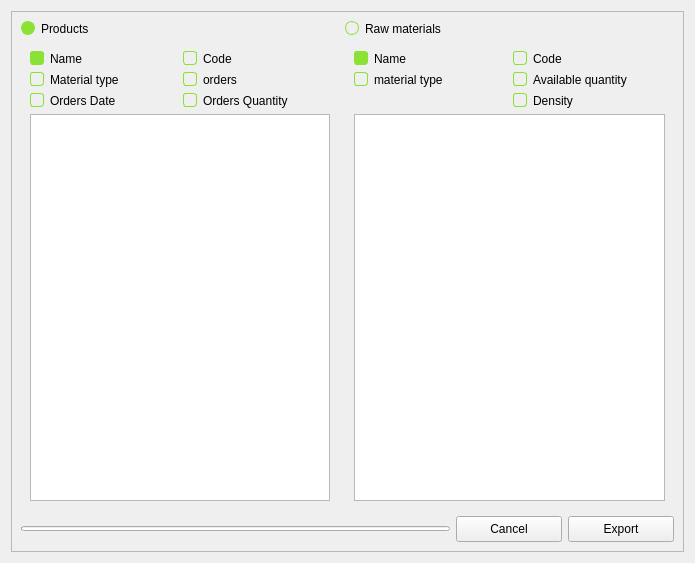
<?xml version="1.0" encoding="UTF-8"?>
<ui version="4.0">
 <class>ExportExcel</class>
 <widget class="QWidget" name="ExportExcel">
  <property name="geometry">
   <rect>
    <x>0</x>
    <y>0</y>
    <width>695</width>
    <height>563</height>
   </rect>
  </property>
  <property name="minimumSize">
   <size>
    <width>695</width>
    <height>563</height>
   </size>
  </property>
  <property name="maximumSize">
   <size>
    <width>695</width>
    <height>563</height>
   </size>
  </property>
  <property name="windowTitle">
   <string>Export Excel</string>
  </property>
  <property name="windowIcon">
   <iconset>
    <normaloff>icons/logo.png</normaloff>icons/logo.png</iconset>
  </property>
  <layout class="QGridLayout" name="gridLayout">
   <item row="0" column="0">
    <widget class="QFrame" name="frame">
     <property name="enabled">
      <bool>true</bool>
     </property>
     <property name="styleSheet">
      <string notr="true">QCheckBox::indicator:unchecked
{
background-color: rgba(0,0,0,0);
border:1px solid rgb(138, 226, 52);
border-radius: 3px;
}
QCheckBox::indicator:checked
{
background-color: rgb(138, 226, 52);
border:1px solid rgb(138, 226, 52);
border-radius: 3px;
}
QRadioButton::indicator:unchecked{
border-radius: 7px;
background-color: rgba(0,0,0,0);
border:1px solid rgb(138, 226, 52);
}
QRadioButton::indicator:checked{
border-radius: 7px;
background-color: rgb(138, 226, 52);
border:1px solid rgb(138, 226, 52);
}</string>
     </property>
     <property name="frameShape">
      <enum>QFrame::StyledPanel</enum>
     </property>
     <property name="frameShadow">
      <enum>QFrame::Raised</enum>
     </property>
     <layout class="QGridLayout" name="gridLayout_2" columnstretch="3,1,1,1">
      <item row="1" column="1" colspan="3">
       <widget class="QFrame" name="rm_frame">
        <property name="enabled">
         <bool>true</bool>
        </property>
        <property name="sizePolicy">
         <sizepolicy hsizetype="Ignored" vsizetype="Minimum">
          <horstretch>0</horstretch>
          <verstretch>0</verstretch>
         </sizepolicy>
        </property>
        <property name="font">
         <font>
          <family>Yu Gothic UI Semibold</family>
          <pointsize>7</pointsize>
          <weight>50</weight>
          <italic>false</italic>
          <bold>false</bold>
         </font>
        </property>
        <property name="frameShape">
         <enum>QFrame::NoFrame</enum>
        </property>
        <property name="frameShadow">
         <enum>QFrame::Raised</enum>
        </property>
        <layout class="QGridLayout" name="gridLayout_4">
         <item row="1" column="0">
          <widget class="QCheckBox" name="rm_material_type">
           <property name="text">
            <string>material type</string>
           </property>
          </widget>
         </item>
         <item row="0" column="1">
          <widget class="QCheckBox" name="rm_code">
           <property name="text">
            <string>Code</string>
           </property>
          </widget>
         </item>
         <item row="2" column="1">
          <widget class="QCheckBox" name="rm_density">
           <property name="text">
            <string>Density</string>
           </property>
          </widget>
         </item>
         <item row="1" column="1">
          <widget class="QCheckBox" name="rm_available_quantity">
           <property name="text">
            <string>Available quantity</string>
           </property>
          </widget>
         </item>
         <item row="0" column="0">
          <widget class="QCheckBox" name="rm_name">
           <property name="styleSheet">
            <string notr="true"/>
           </property>
           <property name="text">
            <string>Name</string>
           </property>
           <property name="checked">
            <bool>true</bool>
           </property>
          </widget>
         </item>
         <item row="3" column="0" colspan="2">
          <widget class="QListWidget" name="rm_list">
           <property name="font">
            <font>
             <weight>75</weight>
             <bold>true</bold>
            </font>
           </property>
           <property name="editTriggers">
            <set>QAbstractItemView::DoubleClicked|QAbstractItemView::EditKeyPressed</set>
           </property>
           <property name="alternatingRowColors">
            <bool>false</bool>
           </property>
           <property name="isWrapping" stdset="0">
            <bool>false</bool>
           </property>
           <property name="spacing">
            <number>2</number>
           </property>
           <property name="sortingEnabled">
            <bool>true</bool>
           </property>
          </widget>
         </item>
        </layout>
       </widget>
      </item>
      <item row="1" column="0">
       <widget class="QFrame" name="product_frame">
        <property name="enabled">
         <bool>true</bool>
        </property>
        <property name="sizePolicy">
         <sizepolicy hsizetype="Ignored" vsizetype="Minimum">
          <horstretch>0</horstretch>
          <verstretch>0</verstretch>
         </sizepolicy>
        </property>
        <property name="font">
         <font>
          <family>Yu Gothic UI Semibold</family>
          <pointsize>7</pointsize>
          <weight>50</weight>
          <italic>false</italic>
          <bold>false</bold>
         </font>
        </property>
        <property name="frameShape">
         <enum>QFrame::NoFrame</enum>
        </property>
        <property name="frameShadow">
         <enum>QFrame::Raised</enum>
        </property>
        <layout class="QGridLayout" name="gridLayout_3">
         <item row="0" column="1">
          <widget class="QCheckBox" name="product_code">
           <property name="text">
            <string>Code</string>
           </property>
          </widget>
         </item>
         <item row="1" column="0">
          <widget class="QCheckBox" name="product_material_type">
           <property name="text">
            <string>Material type</string>
           </property>
          </widget>
         </item>
         <item row="3" column="0" colspan="2">
          <widget class="QListWidget" name="products_list">
           <property name="font">
            <font>
             <weight>75</weight>
             <bold>true</bold>
            </font>
           </property>
           <property name="editTriggers">
            <set>QAbstractItemView::DoubleClicked|QAbstractItemView::EditKeyPressed</set>
           </property>
           <property name="alternatingRowColors">
            <bool>false</bool>
           </property>
           <property name="isWrapping" stdset="0">
            <bool>false</bool>
           </property>
           <property name="spacing">
            <number>2</number>
           </property>
           <property name="sortingEnabled">
            <bool>true</bool>
           </property>
          </widget>
         </item>
         <item row="1" column="1">
          <widget class="QCheckBox" name="product_orders">
           <property name="text">
            <string>orders</string>
           </property>
          </widget>
         </item>
         <item row="0" column="0">
          <widget class="QCheckBox" name="product_name">
           <property name="text">
            <string>Name</string>
           </property>
           <property name="checked">
            <bool>true</bool>
           </property>
          </widget>
         </item>
         <item row="2" column="0">
          <widget class="QCheckBox" name="orders_date">
           <property name="text">
            <string>Orders Date</string>
           </property>
          </widget>
         </item>
         <item row="2" column="1">
          <widget class="QCheckBox" name="orders_quantity">
           <property name="text">
            <string>Orders Quantity</string>
           </property>
          </widget>
         </item>
        </layout>
       </widget>
      </item>
      <item row="2" column="2">
       <widget class="QPushButton" name="cancel">
        <property name="minimumSize">
         <size>
          <width>0</width>
          <height>26</height>
         </size>
        </property>
        <property name="text">
         <string>Cancel</string>
        </property>
       </widget>
      </item>
      <item row="0" column="0">
       <widget class="QRadioButton" name="products">
        <property name="text">
         <string>Products</string>
        </property>
        <property name="checked">
         <bool>true</bool>
        </property>
       </widget>
      </item>
      <item row="2" column="3">
       <widget class="QPushButton" name="export_button">
        <property name="minimumSize">
         <size>
          <width>0</width>
          <height>26</height>
         </size>
        </property>
        <property name="text">
         <string>Export</string>
        </property>
       </widget>
      </item>
      <item row="0" column="1">
       <widget class="QRadioButton" name="raw_materials">
        <property name="text">
         <string>Raw materials</string>
        </property>
       </widget>
      </item>
      <item row="2" column="0" colspan="2">
       <widget class="QProgressBar" name="export_progress">
        <property name="maximumSize">
         <size>
          <width>16777215</width>
          <height>5</height>
         </size>
        </property>
        <property name="minimum">
         <number>0</number>
        </property>
        <property name="maximum">
         <number>100</number>
        </property>
        <property name="value">
         <number>0</number>
        </property>
        <property name="alignment">
         <set>Qt::AlignCenter</set>
        </property>
        <property name="textVisible">
         <bool>false</bool>
        </property>
       </widget>
      </item>
     </layout>
    </widget>
   </item>
  </layout>
 </widget>
 <resources/>
 <connections/>
</ui>
